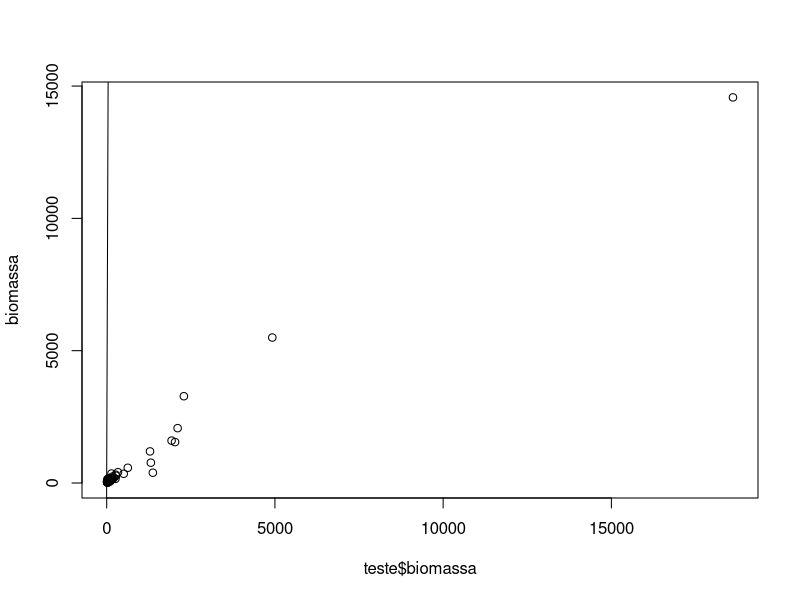

Source code (R):
install.packages("caret")
install.packages("e1071")
library(caret)
install.packages("mlbench")
install.packages("mice")
library(mlbench)
library(mice)
install.packages("Metrics")
library(Metrics)

### Obter os dados
setwd("/home/alice/Documents/Projects/studies/IAA/lab-ia/biomassa")
dados <- read.csv("Material 02 - 4 - R - Biomassa - Dados.csv")
dados_novos_casos <- read.csv("Material 02 - 4 - R - Biomassa - Dados - Novos Casos.csv")

View(dados)

set.seed(55)

indices <- createDataPartition(dados$biomassa, p=0.80, list=FALSE)

treino <- dados[indices,]

teste <- dados[-indices,]

### Treino com Hold-Out

set.seed(55)

rna <- train(biomassa~., data=treino, method="nnet", linout=T, trace=FALSE)

rna

predicoes.rna <- predict(rna, teste)

### metrics

cor(teste$biomassa, predicoes.rna, use = "everything", method = "pearson")  

mae(teste$biomassa, predicoes.rna)

rse(teste$biomassa, predicoes.rna)

rmse(teste$biomassa, predicoes.rna)

r2 <- function(predito, observado) {
  
  return(1 - (sum((predito-observado)^2) / sum((predito-mean(observado))^2)))
  
}

r2(teste$biomassa, predicoes.rna)


### CV e parametrizacao da RNA

control <- trainControl(method = "cv", number = 10)

set.seed(55)

rna <- train(biomassa~., data=treino, method="nnet", trainControl=control, linout=T,
             MaxNWts=10000, maxit=2000, trace=F)

rna

predicoes.rna <- predict(rna, teste)

cor(teste$biomassa, predicoes.rna, use = "everything", method = "pearson")
mae(teste$biomassa, predicoes.rna)
rse(teste$biomassa, predicoes.rna)
rmse(teste$biomassa, predicoes.rna)

r2 <- function(predito, observado) {
  
  return(1 - (sum((predito-observado)^2) / sum((predito-mean(observado))^2)))
  
}

r2(teste$biomassa, predicoes.rna)

## melhor modelo

tuneGrid <- expand.grid(size = seq(from = 1, to = 10, by = 1), decay = seq(from = 0.1, to = 0.9, by = 0.3))

set.seed(55)

rna <- train(biomassa~., data=treino, method="nnet", trainControl=control, tuneGrid=tuneGrid, linout=T,
             MaxNWts=10000, maxit=2000, trace=F)

rna


tuneGrid <- expand.grid(size = 3, decay = 0.1)

set.seed(55)

rna <- train(biomassa~., data=treino, method="nnet", trainControl=control, tuneGrid=tuneGrid, linout=T,
             MaxNWts=10000, maxit=2000, trace=F)

rna

predicoes.rna <- predict(rna, teste)

cor(teste$biomassa, predicoes.rna, use = "everything", method = "pearson")
mae(teste$biomassa, predicoes.rna)
rse(teste$biomassa, predicoes.rna)
rmse(teste$biomassa, predicoes.rna)

r2 <- function(predito, observado) {
  
  return(1 - (sum((predito-observado)^2) / sum((predito-mean(observado))^2)))
  
}

r2(teste$biomassa, predicoes.rna)


### PREDIÇÕES DE NOVOS CASOS

dados_novos_casos <- read.csv("Material 02 - 4 - R - Biomassa - Dados - Novos Casos.csv")

# View(dados_novos_casos)

dados_novos_casos$biomassa <- NULL

predict.rna <- predict(rna, dados_novos_casos)

resultado <- cbind(dados_novos_casos, predict.rna)

View(resultado)


### KNN

### Obter os dados
setwd("/home/alice/Documents/Projects/studies/IAA/lab-ia/biomassa")
dados <- read.csv("Material 02 - 4 - R - Biomassa - Dados.csv")

set.seed(55)

indices <- createDataPartition(dados$biomassa, p=0.80, list=FALSE)

treino <- dados[indices,]

teste <- dados[-indices,]

### Treino com Hold-Out

set.seed(55)

tuneGrid <- expand.grid(k = c(1,3,5,7,9))

set.seed(55)

knn <- train(biomassa ~ ., data = treino, method = "knn",
             
             tuneGrid=tuneGrid)

knn

### Aplica o modelo no arquivo de teste

predict.knn <- predict(knn, teste)

### Mostra as métricas

library(Metrics)

cor(teste$biomassa, predict.knn, use = "everything", method = "pearson")
mae(teste$biomassa, predict.knn)
rse(teste$biomassa, predict.knn)
rmse(teste$biomassa, predict.knn)


r2 <- function(predito, observado) {
  
  return(1 - (sum((predito-observado)^2) / sum((predito-mean(observado))^2)))
  
}

r2(teste$biomassa, predict.knn)

### PREDIÇÕES DE NOVOS CASOS

dados_novos_casos <- read.csv("Material 02 - 4 - R - Biomassa - Dados - Novos Casos.csv")

predict.knn <- predict(knn, dados_novos_casos)

dados_novos_casos$biomassa <- NULL

resultado <- cbind(dados_novos_casos, predict.knn)

View(resultado)


##

### SVM

### Obter os dados
setwd("/home/alice/Documents/Projects/studies/IAA/lab-ia/biomassa")
dados <- read.csv("Material 02 - 4 - R - Biomassa - Dados.csv")

set.seed(55)

indices <- createDataPartition(dados$biomassa, p=0.80, list=FALSE)

treino <- dados[indices,]

teste <- dados[-indices,]

### Treino com Hold-Out
set.seed(55)

svm <- train(biomassa~., data=treino, method="svmRadial")

svm
### 6. Aplicar modelos treinados na base de Teste

predicoes.svm <- predict(svm, teste)

### Calcular as métricas

cor(teste$biomassa, predicoes.svm, use = "everything", method = "pearson")
mae(teste$biomassa, predicoes.svm)
rse(teste$biomassa, predicoes.svm)
rmse(teste$biomassa, predicoes.svm)

r2 <- function(predito, observado) {
  
  return(1 - (sum((predito-observado)^2) / sum((predito-mean(observado))^2)))
  
}

r2(teste$biomassa, predicoes.svm)

#### Cross-validation SVM

ctrl <- trainControl(method = "cv", number = 10)

set.seed(55)

svm <- train(biomassa~., data=treino, method="svmRadial", trControl=ctrl)

svm

predicoes.svm <- predict(svm, teste)

cor(teste$biomassa, predicoes.svm, use = "everything", method = "pearson")
mae(teste$biomassa, predicoes.svm)
rse(teste$biomassa, predicoes.svm)
rmse(teste$biomassa, predicoes.svm)

r2 <- function(predito, observado) {
  
  return(1 - (sum((predito-observado)^2) / sum((predito-mean(observado))^2)))
  
}

r2(teste$biomassa, predicoes.svm)

#### Vários C e sigma

tuneGrid = expand.grid(C=c(1, 2, 10, 50, 100), sigma=c(.01, .015, 0.2))

set.seed(55)

svm <- train(biomassa~., data=treino, method="svmRadial", trControl=ctrl, tuneGrid=tuneGrid)

svm

tuneGrid = expand.grid(C=c(100), sigma=c(0.01))

set.seed(55)

svm <- train(biomassa~., data=treino, method="svmRadial", trControl=ctrl, tuneGrid=tuneGrid)

svm
### 6. Aplicar modelos treinados na base de Teste

predicoes.svm <- predict(svm, teste)

plot(teste$biomassa, predicoes.svm, 
     ylab="biomassa") 
abline(350, 350)                  # the horizon


### Calcular as métricas

cor(teste$biomassa, predicoes.svm, use = "everything", method = "pearson")
mae(teste$biomassa, predicoes.svm)
rse(teste$biomassa, predicoes.svm)
rmse(teste$biomassa, predicoes.svm)

r2 <- function(predito, observado) {
  
  return(1 - (sum((predito-observado)^2) / sum((predito-mean(observado))^2)))
  
}

r2(teste$biomassa, predicoes.svm)

### PREDIÇÕES DE NOVOS CASOS

dados_novos_casos <- read.csv("Material 02 - 4 - R - Biomassa - Dados - Novos Casos.csv")

dados_novos_casos$biomassa <- NULL

predict.svm <- predict(svm, dados_novos_casos)

resultado <- cbind(dados_novos_casos, predict.svm)

View(resultado)

##

### RF

### Obter os dados
setwd("/home/alice/Documents/Projects/studies/IAA/lab-ia/biomassa")
dados <- read.csv("Material 02 - 4 - R - Biomassa - Dados.csv")
set.seed(55)

indices <- createDataPartition(dados$biomassa, p=0.80, list=FALSE)

treino <- dados[indices,]

teste <- dados[-indices,]

### Treino com Hold-Out
set.seed(55)

rf <- train(biomassa~., data=treino, method="rf")

rf
### 6. Aplicar modelos treinados na base de Teste

predicoes.rf <- predict(rf, teste)

### Calcular as métricas

library(Metrics)

cor(teste$biomassa, predicoes.rf, use = "everything", method = "pearson")
mae(teste$biomassa, predicoes.rf)
rse(teste$biomassa, predicoes.rf)
rmse(teste$biomassa, predicoes.rf)

r2 <- function(predito, observado) {
  
  return(1 - (sum((predito-observado)^2) / sum((predito-mean(observado))^2)))
  
}

r2(teste$biomassa, predicoes.rf)

#### Cross-validation RF

ctrl <- trainControl(method = "cv", number = 10)

set.seed(55)

rf <- train(biomassa~., data=treino, method="rf", trControl=ctrl)

rf

predicoes.rf <- predict(rf, teste)

### Calcular as métricas
cor(teste$biomassa, predicoes.rf, use = "everything", method = "pearson")
mae(teste$biomassa, predicoes.rf)
rse(teste$biomassa, predicoes.rf)
rmse(teste$biomassa, predicoes.rf)

r2 <- function(predito, observado) {
  
  return(1 - (sum((predito-observado)^2) / sum((predito-mean(observado))^2)))
  
}

r2(teste$biomassa, predicoes.rf)

#### Vários mtry
ctrl <- trainControl(method = "cv", number = 10)

tuneGrid = expand.grid(mtry=c(2, 5, 7, 9))

set.seed(55)

rf <- train(biomassa~., data=treino, method="rf", trControl=ctrl, tuneGrid=tuneGrid)

rf

tuneGrid = expand.grid(mtry=c(2))

set.seed(55)

rf <- train(biomassa~., data=treino, method="rf", trControl=ctrl, tuneGrid=tuneGrid)

rf

predicoes.rf <- predict(rf, teste)

### Calcular as métricas

cor(teste$biomassa, predicoes.rf, use = "everything", method = "pearson")
mae(teste$biomassa, predicoes.rf)
rse(teste$biomassa, predicoes.rf)
rmse(teste$biomassa, predicoes.rf)

r2 <- function(predito, observado) {
  
  return(1 - (sum((predito-observado)^2) / sum((predito-mean(observado))^2)))
  
}

r2(teste$biomassa, predicoes.rf)

### PREDIÇÕES DE NOVOS CASOS

dados_novos_casos <- read.csv("Material 02 - 4 - R - Biomassa - Dados - Novos Casos.csv")

dados_novos_casos$biomassa <- NULL

predict.rf <- predict(rf, dados_novos_casos)

resultado <- cbind(dados_novos_casos, predict.rf)

View(resultado)
